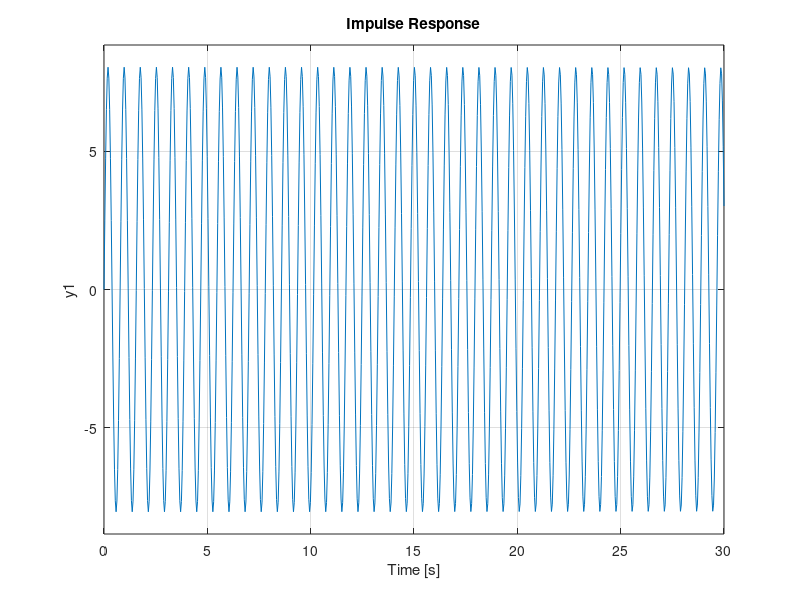

The MATLAB source for this figure:
mp = 2.8;
mt = .5;

plot_time = 30;

l = .5;

I = mp * l^2 ;

b = .1;

g = 9.82;

s = tf('s');

h = ((-mp*l)/(mt+mp))/(s^2*(I+l^2-(mp^2*l^2)/(mt+mp))+b*s+mp*g*l)

%impulse(h, plot_time)
%hold on;
%step(h, plot_time)


%% plot 2

H = (mp * l * mt * s^2) / (mp^2 * l * s^2 - mp * g * l * (mp + mt) - s^2 * (I + l^2 * mp) * (mt + mp)) -  mt / (mp*l)

impulse(H, plot_time)
